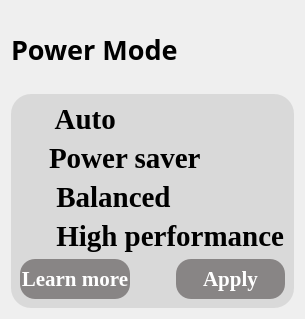
      <widget class="QWidget" name="page2_powerMode">
       <layout class="QVBoxLayout" name="verticalLayout_17">
        <item>
         <spacer name="verticalSpacer_8">
          <property name="orientation">
           <enum>Qt::Vertical</enum>
          </property>
          <property name="sizeType">
           <enum>QSizePolicy::Fixed</enum>
          </property>
          <property name="sizeHint" stdset="0">
           <size>
            <width>20</width>
            <height>20</height>
           </size>
          </property>
         </spacer>
        </item>
        <item>
         <widget class="QLabel" name="label_18">
          <property name="font">
           <font>
            <family>黑体</family>
            <pointsize>20</pointsize>
            <bold>true</bold>
           </font>
          </property>
          <property name="text">
           <string>Power Mode</string>
          </property>
         </widget>
        </item>
        <item>
         <spacer name="verticalSpacer_7">
          <property name="orientation">
           <enum>Qt::Vertical</enum>
          </property>
          <property name="sizeType">
           <enum>QSizePolicy::Fixed</enum>
          </property>
          <property name="sizeHint" stdset="0">
           <size>
            <width>20</width>
            <height>20</height>
           </size>
          </property>
         </spacer>
        </item>
        <item>
         <widget class="QFrame" name="frame_14">
          <property name="styleSheet">
           <string notr="true">QPushButton
{
	border:transparent;
}

QFrame
{
	background-color:rgba(217,217,217);
	border:none;
	border-radius:20px;
}</string>
          </property>
          <property name="frameShape">
           <enum>QFrame::StyledPanel</enum>
          </property>
          <property name="frameShadow">
           <enum>QFrame::Raised</enum>
          </property>
          <layout class="QVBoxLayout" name="verticalLayout_16" stretch="9,1">
           <item>
            <layout class="QVBoxLayout" name="verticalLayout_15">
             <item>
              <widget class="QPushButton" name="pushButton">
               <property name="sizePolicy">
                <sizepolicy hsizetype="Minimum" vsizetype="Expanding">
                 <horstretch>0</horstretch>
                 <verstretch>0</verstretch>
                </sizepolicy>
               </property>
               <property name="font">
                <font>
                 <family>Times New Roman</family>
                 <pointsize>22</pointsize>
                 <bold>true</bold>
                </font>
               </property>
               <property name="styleSheet">
                <string notr="true">text-align : left;</string>
               </property>
               <property name="text">
                <string>     Auto</string>
               </property>
               <property name="icon">
                <iconset resource="resource.qrc">
                 <normaloff>:/circle.png</normaloff>:/circle.png</iconset>
               </property>
               <property name="iconSize">
                <size>
                 <width>25</width>
                 <height>25</height>
                </size>
               </property>
              </widget>
             </item>
             <item>
              <widget class="QPushButton" name="bindECorePushButton">
               <property name="sizePolicy">
                <sizepolicy hsizetype="Minimum" vsizetype="Expanding">
                 <horstretch>0</horstretch>
                 <verstretch>0</verstretch>
                </sizepolicy>
               </property>
               <property name="font">
                <font>
                 <family>Times New Roman</family>
                 <pointsize>22</pointsize>
                 <bold>true</bold>
                </font>
               </property>
               <property name="styleSheet">
                <string notr="true">text-align : left;</string>
               </property>
               <property name="text">
                <string>    Power saver</string>
               </property>
               <property name="icon">
                <iconset resource="resource.qrc">
                 <normaloff>:/lighting.png</normaloff>:/lighting.png</iconset>
               </property>
               <property name="iconSize">
                <size>
                 <width>30</width>
                 <height>30</height>
                </size>
               </property>
              </widget>
             </item>
             <item>
              <widget class="QPushButton" name="bindAllCorePushButton">
               <property name="sizePolicy">
                <sizepolicy hsizetype="Minimum" vsizetype="Expanding">
                 <horstretch>0</horstretch>
                 <verstretch>0</verstretch>
                </sizepolicy>
               </property>
               <property name="font">
                <font>
                 <family>Times New Roman</family>
                 <pointsize>22</pointsize>
                 <bold>true</bold>
                </font>
               </property>
               <property name="styleSheet">
                <string notr="true">text-align : left;</string>
               </property>
               <property name="text">
                <string>     Balanced</string>
               </property>
               <property name="icon">
                <iconset resource="resource.qrc">
                 <normaloff>:/balance.png</normaloff>:/balance.png</iconset>
               </property>
               <property name="iconSize">
                <size>
                 <width>25</width>
                 <height>25</height>
                </size>
               </property>
              </widget>
             </item>
             <item>
              <widget class="QPushButton" name="bindPCorePushButton">
               <property name="sizePolicy">
                <sizepolicy hsizetype="Minimum" vsizetype="Expanding">
                 <horstretch>0</horstretch>
                 <verstretch>0</verstretch>
                </sizepolicy>
               </property>
               <property name="font">
                <font>
                 <family>Times New Roman</family>
                 <pointsize>22</pointsize>
                 <bold>true</bold>
                </font>
               </property>
               <property name="styleSheet">
                <string notr="true">text-align : left;</string>
               </property>
               <property name="text">
                <string>     High performance</string>
               </property>
               <property name="icon">
                <iconset resource="resource.qrc">
                 <normaloff>:/statistics.png</normaloff>:/statistics.png</iconset>
               </property>
               <property name="iconSize">
                <size>
                 <width>25</width>
                 <height>25</height>
                </size>
               </property>
              </widget>
             </item>
            </layout>
           </item>
           <item>
            <layout class="QHBoxLayout" name="horizontalLayout_9">
             <item>
              <widget class="QPushButton" name="pushButton_6">
               <property name="sizePolicy">
                <sizepolicy hsizetype="Minimum" vsizetype="Expanding">
                 <horstretch>0</horstretch>
                 <verstretch>0</verstretch>
                </sizepolicy>
               </property>
               <property name="minimumSize">
                <size>
                 <width>0</width>
                 <height>40</height>
                </size>
               </property>
               <property name="font">
                <font>
                 <family>Times New Roman</family>
                 <pointsize>16</pointsize>
                 <bold>true</bold>
                </font>
               </property>
               <property name="styleSheet">
                <string notr="true">background-color:rgba(136,133,133);
border:none;
border-radius:15px;
color:white;</string>
               </property>
               <property name="text">
                <string>Learn more</string>
               </property>
              </widget>
             </item>
             <item>
              <spacer name="horizontalSpacer_17">
               <property name="orientation">
                <enum>Qt::Horizontal</enum>
               </property>
               <property name="sizeType">
                <enum>QSizePolicy::Fixed</enum>
               </property>
               <property name="sizeHint" stdset="0">
                <size>
                 <width>40</width>
                 <height>20</height>
                </size>
               </property>
              </spacer>
             </item>
             <item>
              <widget class="QPushButton" name="pushButton_5">
               <property name="sizePolicy">
                <sizepolicy hsizetype="Minimum" vsizetype="Expanding">
                 <horstretch>0</horstretch>
                 <verstretch>0</verstretch>
                </sizepolicy>
               </property>
               <property name="minimumSize">
                <size>
                 <width>0</width>
                 <height>40</height>
                </size>
               </property>
               <property name="font">
                <font>
                 <family>Times New Roman</family>
                 <pointsize>16</pointsize>
                 <bold>true</bold>
                </font>
               </property>
               <property name="styleSheet">
                <string notr="true">background-color:rgba(136,133,133);
border:none;
border-radius:15px;
color:white;</string>
               </property>
               <property name="text">
                <string>Apply</string>
               </property>
              </widget>
             </item>
            </layout>
           </item>
          </layout>
         </widget>
        </item>
       </layout>
      </widget>
